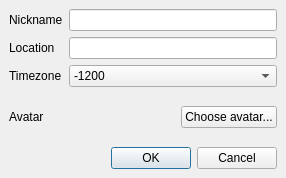
<?xml version="1.0" encoding="UTF-8"?>
<ui version="4.0">
    <class>SetProfile</class>
    <widget class="QMainWindow" name="SetProfile">
        <property name="geometry">
            <rect>
                <x>0</x>
                <y>0</y>
                <width>286</width>
                <height>177</height>
            </rect>
        </property>
        <property name="sizePolicy">
            <sizepolicy hsizetype="Fixed" vsizetype="Fixed">
                <horstretch>0</horstretch>
                <verstretch>0</verstretch>
            </sizepolicy>
        </property>
        <property name="maximumSize">
            <size>
                <width>286</width>
                <height>229</height>
            </size>
        </property>
        <property name="windowTitle">
            <string>Profile</string>
        </property>
        <property name="windowIcon">
            <iconset resource="resources.qrc">
                <normaloff>:/resource/profile-large.png</normaloff>:/resource/profile-large.png
            </iconset>
        </property>
        <widget class="QWidget" name="centralwidget">
            <layout class="QVBoxLayout" name="verticalLayout">
                <item>
                    <layout class="QGridLayout" name="gridLayout">
                        <item row="0" column="0">
                            <widget class="QLabel" name="label">
                                <property name="text">
                                    <string>Nickname</string>
                                </property>
                            </widget>
                        </item>
                        <item row="2" column="0">
                            <widget class="QLabel" name="label_3">
                                <property name="text">
                                    <string>Timezone</string>
                                </property>
                            </widget>
                        </item>
                        <item row="3" column="0">
                            <layout class="QVBoxLayout" name="verticalLayout_2">
                                <item>
                                    <widget class="QLabel" name="label_4">
                                        <property name="text">
                                            <string>Avatar</string>
                                        </property>
                                    </widget>
                                </item>
                            </layout>
                        </item>
                        <item row="1" column="0">
                            <widget class="QLabel" name="label_2">
                                <property name="text">
                                    <string>Location</string>
                                </property>
                            </widget>
                        </item>
                        <item row="1" column="1">
                            <widget class="QLineEdit" name="location"/>
                        </item>
                        <item row="3" column="1">
                            <layout class="QHBoxLayout" name="horizontalLayout">
                                <item>
                                    <widget class="QLabel" name="avatarDisplay">
                                        <property name="sizePolicy">
                                            <sizepolicy hsizetype="Fixed" vsizetype="Fixed">
                                                <horstretch>0</horstretch>
                                                <verstretch>0</verstretch>
                                            </sizepolicy>
                                        </property>
                                        <property name="minimumSize">
                                            <size>
                                                <width>48</width>
                                                <height>48</height>
                                            </size>
                                        </property>
                                        <property name="maximumSize">
                                            <size>
                                                <width>48</width>
                                                <height>48</height>
                                            </size>
                                        </property>
                                        <property name="text">
                                            <string/>
                                        </property>
                                        <property name="alignment">
                                            <set>Qt::AlignCenter</set>
                                        </property>
                                    </widget>
                                </item>
                                <item>
                                    <spacer name="horizontalSpacer">
                                        <property name="orientation">
                                            <enum>Qt::Horizontal</enum>
                                        </property>
                                        <property name="sizeHint" stdset="0">
                                            <size>
                                                <width>40</width>
                                                <height>20</height>
                                            </size>
                                        </property>
                                    </spacer>
                                </item>
                                <item>
                                    <widget class="QPushButton" name="setAvatar">
                                        <property name="text">
                                            <string>Choose avatar...</string>
                                        </property>
                                    </widget>
                                </item>
                            </layout>
                        </item>
                        <item row="0" column="1">
                            <widget class="QLineEdit" name="nickname"/>
                        </item>
                        <item row="2" column="1">
                            <widget class="QComboBox" name="timezone">
                                <item>
                                    <property name="text">
                                        <string>-1200</string>
                                    </property>
                                </item>
                                <item>
                                    <property name="text">
                                        <string>-1100</string>
                                    </property>
                                </item>
                                <item>
                                    <property name="text">
                                        <string>-1000</string>
                                    </property>
                                </item>
                                <item>
                                    <property name="text">
                                        <string>-930</string>
                                    </property>
                                </item>
                                <item>
                                    <property name="text">
                                        <string>-900</string>
                                    </property>
                                </item>
                                <item>
                                    <property name="text">
                                        <string>-800</string>
                                    </property>
                                </item>
                                <item>
                                    <property name="text">
                                        <string>-700</string>
                                    </property>
                                </item>
                                <item>
                                    <property name="text">
                                        <string>-600</string>
                                    </property>
                                </item>
                                <item>
                                    <property name="text">
                                        <string>-500</string>
                                    </property>
                                </item>
                                <item>
                                    <property name="text">
                                        <string>-400</string>
                                    </property>
                                </item>
                                <item>
                                    <property name="text">
                                        <string>-330</string>
                                    </property>
                                </item>
                                <item>
                                    <property name="text">
                                        <string>-300</string>
                                    </property>
                                </item>
                                <item>
                                    <property name="text">
                                        <string>-200</string>
                                    </property>
                                </item>
                                <item>
                                    <property name="text">
                                        <string>-100</string>
                                    </property>
                                </item>
                                <item>
                                    <property name="text">
                                        <string>000</string>
                                    </property>
                                </item>
                                <item>
                                    <property name="text">
                                        <string>+100</string>
                                    </property>
                                </item>
                                <item>
                                    <property name="text">
                                        <string>+200</string>
                                    </property>
                                </item>
                                <item>
                                    <property name="text">
                                        <string>+300</string>
                                    </property>
                                </item>
                                <item>
                                    <property name="text">
                                        <string>+330</string>
                                    </property>
                                </item>
                                <item>
                                    <property name="text">
                                        <string>+400</string>
                                    </property>
                                </item>
                                <item>
                                    <property name="text">
                                        <string>+430</string>
                                    </property>
                                </item>
                                <item>
                                    <property name="text">
                                        <string>+500</string>
                                    </property>
                                </item>
                                <item>
                                    <property name="text">
                                        <string>+530</string>
                                    </property>
                                </item>
                                <item>
                                    <property name="text">
                                        <string>+545</string>
                                    </property>
                                </item>
                                <item>
                                    <property name="text">
                                        <string>+600</string>
                                    </property>
                                </item>
                                <item>
                                    <property name="text">
                                        <string>+630</string>
                                    </property>
                                </item>
                                <item>
                                    <property name="text">
                                        <string>+700</string>
                                    </property>
                                </item>
                                <item>
                                    <property name="text">
                                        <string>+800</string>
                                    </property>
                                </item>
                                <item>
                                    <property name="text">
                                        <string>+830</string>
                                    </property>
                                </item>
                                <item>
                                    <property name="text">
                                        <string>+845</string>
                                    </property>
                                </item>
                                <item>
                                    <property name="text">
                                        <string>+900</string>
                                    </property>
                                </item>
                                <item>
                                    <property name="text">
                                        <string>+930</string>
                                    </property>
                                </item>
                                <item>
                                    <property name="text">
                                        <string>+1000</string>
                                    </property>
                                </item>
                                <item>
                                    <property name="text">
                                        <string>+1030</string>
                                    </property>
                                </item>
                                <item>
                                    <property name="text">
                                        <string>+1100</string>
                                    </property>
                                </item>
                                <item>
                                    <property name="text">
                                        <string>+1200</string>
                                    </property>
                                </item>
                                <item>
                                    <property name="text">
                                        <string>+1245</string>
                                    </property>
                                </item>
                                <item>
                                    <property name="text">
                                        <string>+1300</string>
                                    </property>
                                </item>
                                <item>
                                    <property name="text">
                                        <string>+1400</string>
                                    </property>
                                </item>
                            </widget>
                        </item>
                    </layout>
                </item>
                <item>
                    <widget class="QDialogButtonBox" name="buttonBox">
                        <property name="standardButtons">
                            <set>QDialogButtonBox::Cancel|QDialogButtonBox::Ok</set>
                        </property>
                    </widget>
                </item>
            </layout>
        </widget>
    </widget>
    <tabstops>
        <tabstop>nickname</tabstop>
        <tabstop>location</tabstop>
        <tabstop>timezone</tabstop>
        <tabstop>setAvatar</tabstop>
    </tabstops>
    <resources>
        <include location="resources.qrc"/>
    </resources>
    <connections/>
</ui>
